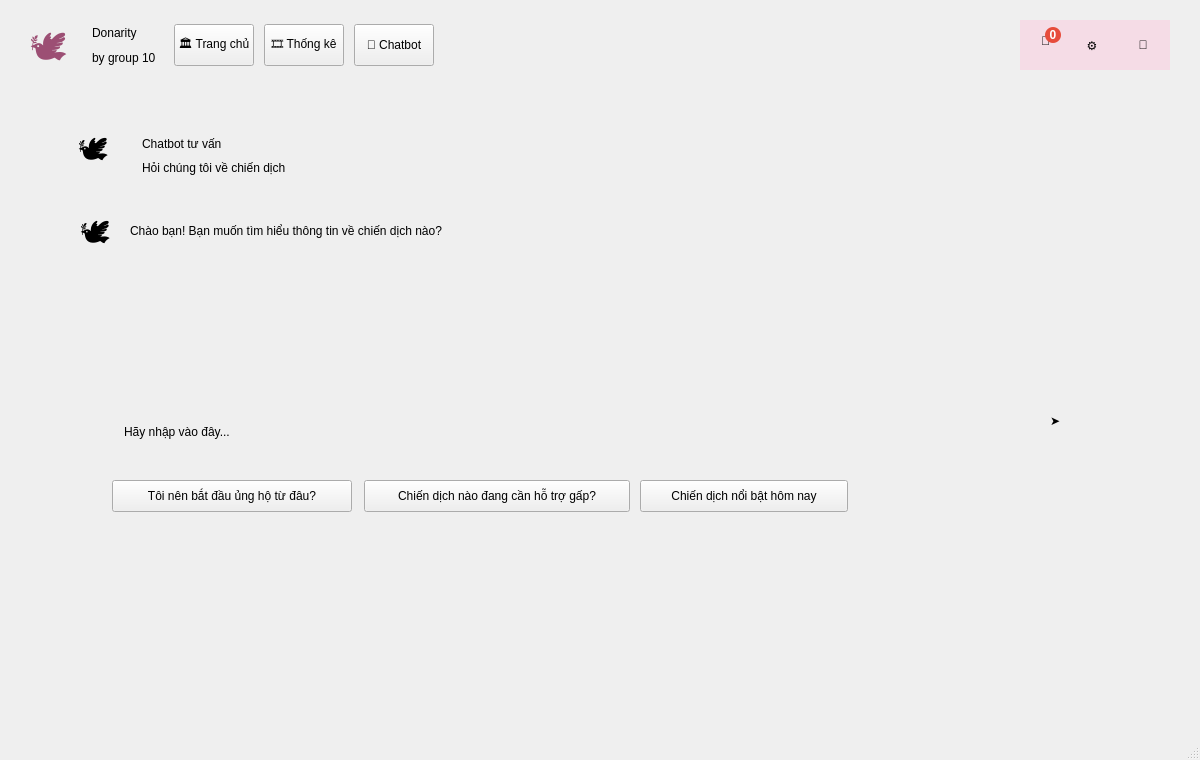
<?xml version="1.0" encoding="UTF-8"?>
<ui version="4.0">
 <class>MainWindow</class>
 <widget class="QMainWindow" name="MainWindow">
  <property name="geometry">
   <rect>
    <x>0</x>
    <y>0</y>
    <width>1200</width>
    <height>760</height>
   </rect>
  </property>
  <property name="minimumSize">
   <size>
    <width>1200</width>
    <height>760</height>
   </size>
  </property>
  <property name="maximumSize">
   <size>
    <width>1200</width>
    <height>760</height>
   </size>
  </property>
  <property name="windowTitle">
   <string>Donarity - Chatbot</string>
  </property>
  <property name="styleSheet">
   <string notr="true">QMainWindow, QWidget {
    background: #FFF3F9;
    font-family: &quot;Segoe UI&quot;;
    color: #242424;
}

QWidget#centralwidget {
    background: #FFF3F9;
}

QFrame#topBar {
    background: transparent;
    border: none;
}

QFrame#navFrame {
    background: #F5DCE6;
    border: none;
    border-radius: 18px;
}

QLabel#logoImage,
QLabel#headerIcon_2,
QLabel#headerIcon,
QLabel#botIcon {
    background: transparent;
    border: none;
}

QLabel#brandTitle {
    color: #9C4F74;
    font-size: 18pt;
    font-weight: 800;
    background: transparent;
}

QLabel#brandSubtitle {
    color: #9D8A93;
    font-size: 8pt;
    font-weight: 500;
    background: transparent;
}

QPushButton#btnHome,
QPushButton#btnStats,
QPushButton#btnChatbot {
    background: transparent;
    border: none;
    border-radius: 18px;
    padding: 10px 18px;
    color: #2C2328;
    font-size: 11pt;
    font-weight: 600;
    text-align: center;
}

QPushButton#btnHome:hover,
QPushButton#btnStats:hover,
QPushButton#btnChatbot:hover {
    background: #EEC9D8;
}

QPushButton#btnHome:pressed,
QPushButton#btnStats:pressed,
QPushButton#btnChatbot:pressed {
    background: #E2B5C7;
}

QPushButton#btnChatbot {
    background: #C98AA5;
    color: white;
    font-weight: 700;
}

QToolButton#btnNotify,
QToolButton#btnSetting,
QToolButton#btnProfile {
    background: transparent;
    border: none;
    border-radius: 18px;
    color: #2C2328;
    font-size: 16pt;
    padding: 6px;
}

QToolButton#btnNotify:hover,
QToolButton#btnSetting:hover,
QToolButton#btnProfile:hover {
    background: #EEC9D8;
}

QLabel#notifyBadge {
    background: #E74C3C;
    color: white;
    border-radius: 8px;
    font-size: 8pt;
    font-weight: 700;
    padding: 0px;
}

QFrame#chatHeader {
    background: #EBC7D3;
    border: 1px solid #E2B6C4;
    border-bottom: none;
    border-top-left-radius: 22px;
    border-top-right-radius: 22px;
}

QLabel#headerTitle {
    background: transparent;
    color: #111111;
    font-size: 20px;
    font-weight: 700;
}

QLabel#headerSubtitle {
    background: transparent;
    color: #343434;
    font-size: 15px;
}

QFrame#chatPanel {
    background: transparent;
    border: 3px solid #F1B6C8;
    border-top: none;
    border-bottom-left-radius: 24px;
    border-bottom-right-radius: 24px;
}

QLabel#bubbleText {
    background: #F3D7DF;
    border: none;
    border-radius: 21px;
    color: #2C2C2C;
    font-size: 14px;
    padding-left: 18px;
}

QFrame#inputBox {
    background: #F4D6DF;
    border: none;
    border-radius: 22px;
}

QLabel#inputPlaceholder {
    background: transparent;
    color: #B3A4AC;
    font-size: 14px;
}

QPushButton#chip1,
QPushButton#chip2,
QPushButton#chip3 {
    background: #FBF5F7;
    border: 1px solid #2F2A2E;
    border-radius: 17px;
    color: #2D272B;
    font-size: 12px;
    padding-left: 14px;
    padding-right: 14px;
}

QPushButton#chip1:hover,
QPushButton#chip2:hover,
QPushButton#chip3:hover {
    background: #F7E9EE;
}

QLabel#sendArrow {
    background: transparent;
    color: #F0BFD0;
    font-size: 66px;
    font-weight: 700;
}</string>
  </property>
  <widget class="QWidget" name="centralwidget">
   <widget class="QFrame" name="topBar">
    <property name="geometry">
     <rect>
      <x>0</x>
      <y>0</y>
      <width>1200</width>
      <height>90</height>
     </rect>
    </property>
    <property name="frameShape">
     <enum>QFrame::NoFrame</enum>
    </property>
    <layout class="QVBoxLayout" name="topBarOuterLayout">
     <property name="leftMargin">
      <number>12</number>
     </property>
     <property name="topMargin">
      <number>10</number>
     </property>
     <property name="rightMargin">
      <number>12</number>
     </property>
     <property name="bottomMargin">
      <number>10</number>
     </property>
     <item>
      <widget class="QFrame" name="navFrame">
       <property name="frameShape">
        <enum>QFrame::NoFrame</enum>
       </property>
       <layout class="QHBoxLayout" name="navMainLayout">
        <property name="spacing">
         <number>18</number>
        </property>
        <property name="leftMargin">
         <number>18</number>
        </property>
        <property name="topMargin">
         <number>10</number>
        </property>
        <property name="rightMargin">
         <number>18</number>
        </property>
        <property name="bottomMargin">
         <number>10</number>
        </property>
        <item>
         <layout class="QHBoxLayout" name="logoLayout">
          <property name="spacing">
           <number>8</number>
          </property>
          <item>
           <widget class="QLabel" name="logoImage">
            <property name="minimumSize">
             <size>
              <width>54</width>
              <height>54</height>
             </size>
            </property>
            <property name="maximumSize">
             <size>
              <width>54</width>
              <height>54</height>
             </size>
            </property>
            <property name="text">
             <string>&lt;html&gt;&lt;head/&gt;&lt;body&gt;&lt;p&gt;&lt;span style=&quot; font-size:28pt; color:#9c4f74;&quot;&gt;🕊&lt;/span&gt;&lt;/p&gt;&lt;/body&gt;&lt;/html&gt;</string>
            </property>
           </widget>
          </item>
          <item>
           <layout class="QVBoxLayout" name="brandLayout">
            <property name="spacing">
             <number>0</number>
            </property>
            <item>
             <widget class="QLabel" name="brandTitle">
              <property name="text">
               <string>Donarity</string>
              </property>
             </widget>
            </item>
            <item>
             <widget class="QLabel" name="brandSubtitle">
              <property name="text">
               <string>by group 10</string>
              </property>
             </widget>
            </item>
           </layout>
          </item>
         </layout>
        </item>
        <item>
         <layout class="QHBoxLayout" name="menuLayout">
          <property name="spacing">
           <number>10</number>
          </property>
          <item>
           <widget class="QPushButton" name="btnHome">
            <property name="minimumSize">
             <size>
              <width>0</width>
              <height>42</height>
             </size>
            </property>
            <property name="cursor">
             <cursorShape>PointingHandCursor</cursorShape>
            </property>
            <property name="text">
             <string>🏛 Trang chủ</string>
            </property>
           </widget>
          </item>
          <item>
           <widget class="QPushButton" name="btnStats">
            <property name="minimumSize">
             <size>
              <width>0</width>
              <height>42</height>
             </size>
            </property>
            <property name="cursor">
             <cursorShape>PointingHandCursor</cursorShape>
            </property>
            <property name="text">
             <string>🎞 Thống kê</string>
            </property>
           </widget>
          </item>
          <item>
           <widget class="QPushButton" name="btnChatbot">
            <property name="minimumSize">
             <size>
              <width>0</width>
              <height>42</height>
             </size>
            </property>
            <property name="cursor">
             <cursorShape>PointingHandCursor</cursorShape>
            </property>
            <property name="text">
             <string>📠 Chatbot</string>
            </property>
           </widget>
          </item>
         </layout>
        </item>
        <item>
         <spacer name="horizontalSpacerTopBar">
          <property name="orientation">
           <enum>Qt::Horizontal</enum>
          </property>
          <property name="sizeHint" stdset="0">
           <size>
            <width>40</width>
            <height>20</height>
           </size>
          </property>
         </spacer>
        </item>
        <item>
         <widget class="QWidget" name="rightActionsWidget" native="true">
          <property name="minimumSize">
           <size>
            <width>150</width>
            <height>50</height>
           </size>
          </property>
          <property name="styleSheet">
           <string notr="true">background-color: #F5DCE6;
border: none;</string>
          </property>
          <layout class="QHBoxLayout" name="rightActionsLayout">
           <property name="spacing">
            <number>8</number>
           </property>
           <property name="leftMargin">
            <number>0</number>
           </property>
           <property name="topMargin">
            <number>0</number>
           </property>
           <property name="rightMargin">
            <number>0</number>
           </property>
           <property name="bottomMargin">
            <number>0</number>
           </property>
           <item>
            <widget class="QWidget" name="notifyWrapper" native="true">
             <property name="minimumSize">
              <size>
               <width>36</width>
               <height>36</height>
              </size>
             </property>
             <property name="maximumSize">
              <size>
               <width>36</width>
               <height>36</height>
              </size>
             </property>
             <widget class="QToolButton" name="btnNotify">
              <property name="geometry">
               <rect>
                <x>0</x>
                <y>-7</y>
                <width>41</width>
                <height>41</height>
               </rect>
              </property>
              <property name="cursor">
               <cursorShape>PointingHandCursor</cursorShape>
              </property>
              <property name="text">
               <string>🔔</string>
              </property>
             </widget>
             <widget class="QLabel" name="notifyBadge">
              <property name="geometry">
               <rect>
                <x>20</x>
                <y>0</y>
                <width>16</width>
                <height>16</height>
               </rect>
              </property>
              <property name="styleSheet">
               <string notr="true">background-color: #E74C3C;
color: white;
border-radius: 8px;
font-weight: 700;
border: none;</string>
              </property>
              <property name="text">
               <string>0</string>
              </property>
              <property name="alignment">
               <set>Qt::AlignCenter</set>
              </property>
             </widget>
            </widget>
           </item>
           <item>
            <widget class="QToolButton" name="btnSetting">
             <property name="minimumSize">
              <size>
               <width>36</width>
               <height>36</height>
              </size>
             </property>
             <property name="maximumSize">
              <size>
               <width>36</width>
               <height>36</height>
              </size>
             </property>
             <property name="cursor">
              <cursorShape>PointingHandCursor</cursorShape>
             </property>
             <property name="text">
              <string>⚙</string>
             </property>
            </widget>
           </item>
           <item>
            <widget class="QToolButton" name="btnProfile">
             <property name="minimumSize">
              <size>
               <width>40</width>
               <height>40</height>
              </size>
             </property>
             <property name="maximumSize">
              <size>
               <width>40</width>
               <height>40</height>
              </size>
             </property>
             <property name="cursor">
              <cursorShape>PointingHandCursor</cursorShape>
             </property>
             <property name="text">
              <string>👤</string>
             </property>
            </widget>
           </item>
          </layout>
         </widget>
        </item>
       </layout>
      </widget>
     </item>
    </layout>
   </widget>
   <widget class="QFrame" name="chatHeader">
    <property name="geometry">
     <rect>
      <x>60</x>
      <y>118</y>
      <width>1080</width>
      <height>72</height>
     </rect>
    </property>
    <property name="frameShape">
     <enum>QFrame::NoFrame</enum>
    </property>
    <widget class="QLabel" name="headerIcon">
     <property name="geometry">
      <rect>
       <x>18</x>
       <y>11</y>
       <width>48</width>
       <height>48</height>
      </rect>
     </property>
     <property name="styleSheet">
      <string notr="true">font-size: 30px;</string>
     </property>
     <property name="text">
      <string>🕊</string>
     </property>
    </widget>
    <widget class="QLabel" name="headerTitle">
     <property name="geometry">
      <rect>
       <x>82</x>
       <y>12</y>
       <width>280</width>
       <height>28</height>
      </rect>
     </property>
     <property name="text">
      <string>Chatbot tư vấn</string>
     </property>
    </widget>
    <widget class="QLabel" name="headerSubtitle">
     <property name="geometry">
      <rect>
       <x>82</x>
       <y>38</y>
       <width>260</width>
       <height>24</height>
      </rect>
     </property>
     <property name="text">
      <string>Hỏi chúng tôi về chiến dịch</string>
     </property>
    </widget>
   </widget>
   <widget class="QFrame" name="chatPanel">
    <property name="geometry">
     <rect>
      <x>60</x>
      <y>190</y>
      <width>1080</width>
      <height>348</height>
     </rect>
    </property>
    <property name="frameShape">
     <enum>QFrame::NoFrame</enum>
    </property>
    <widget class="QLabel" name="botIcon">
     <property name="geometry">
      <rect>
       <x>20</x>
       <y>22</y>
       <width>48</width>
       <height>48</height>
      </rect>
     </property>
     <property name="styleSheet">
      <string notr="true">font-size: 30px;</string>
     </property>
     <property name="text">
      <string>🕊</string>
     </property>
    </widget>
    <widget class="QLabel" name="bubbleText">
     <property name="geometry">
      <rect>
       <x>70</x>
       <y>20</y>
       <width>411</width>
       <height>42</height>
      </rect>
     </property>
     <property name="text">
      <string>Chào bạn! Bạn muốn tìm hiểu thông tin về chiến dịch nào?</string>
     </property>
    </widget>
    <widget class="QFrame" name="inputBox">
     <property name="geometry">
      <rect>
       <x>44</x>
       <y>220</y>
       <width>930</width>
       <height>44</height>
      </rect>
     </property>
     <property name="frameShape">
      <enum>QFrame::NoFrame</enum>
     </property>
     <widget class="QLabel" name="inputPlaceholder">
      <property name="geometry">
       <rect>
        <x>20</x>
        <y>10</y>
        <width>180</width>
        <height>24</height>
       </rect>
      </property>
      <property name="text">
       <string>Hãy nhập vào đây...</string>
      </property>
     </widget>
    </widget>
    <widget class="QLabel" name="sendArrow">
     <property name="geometry">
      <rect>
       <x>990</x>
       <y>190</y>
       <width>82</width>
       <height>81</height>
      </rect>
     </property>
     <property name="text">
      <string>➤</string>
     </property>
    </widget>
    <widget class="QPushButton" name="chip1">
     <property name="geometry">
      <rect>
       <x>52</x>
       <y>290</y>
       <width>240</width>
       <height>32</height>
      </rect>
     </property>
     <property name="text">
      <string>Tôi nên bắt đầu ủng hộ từ đâu?</string>
     </property>
    </widget>
    <widget class="QPushButton" name="chip2">
     <property name="geometry">
      <rect>
       <x>304</x>
       <y>290</y>
       <width>266</width>
       <height>32</height>
      </rect>
     </property>
     <property name="text">
      <string>Chiến dịch nào đang cần hỗ trợ gấp?</string>
     </property>
    </widget>
    <widget class="QPushButton" name="chip3">
     <property name="geometry">
      <rect>
       <x>580</x>
       <y>290</y>
       <width>208</width>
       <height>32</height>
      </rect>
     </property>
     <property name="text">
      <string>Chiến dịch nổi bật hôm nay</string>
     </property>
    </widget>
   </widget>
  </widget>
  <widget class="QStatusBar" name="statusbar"/>
 </widget>
 <resources/>
 <connections/>
</ui>
